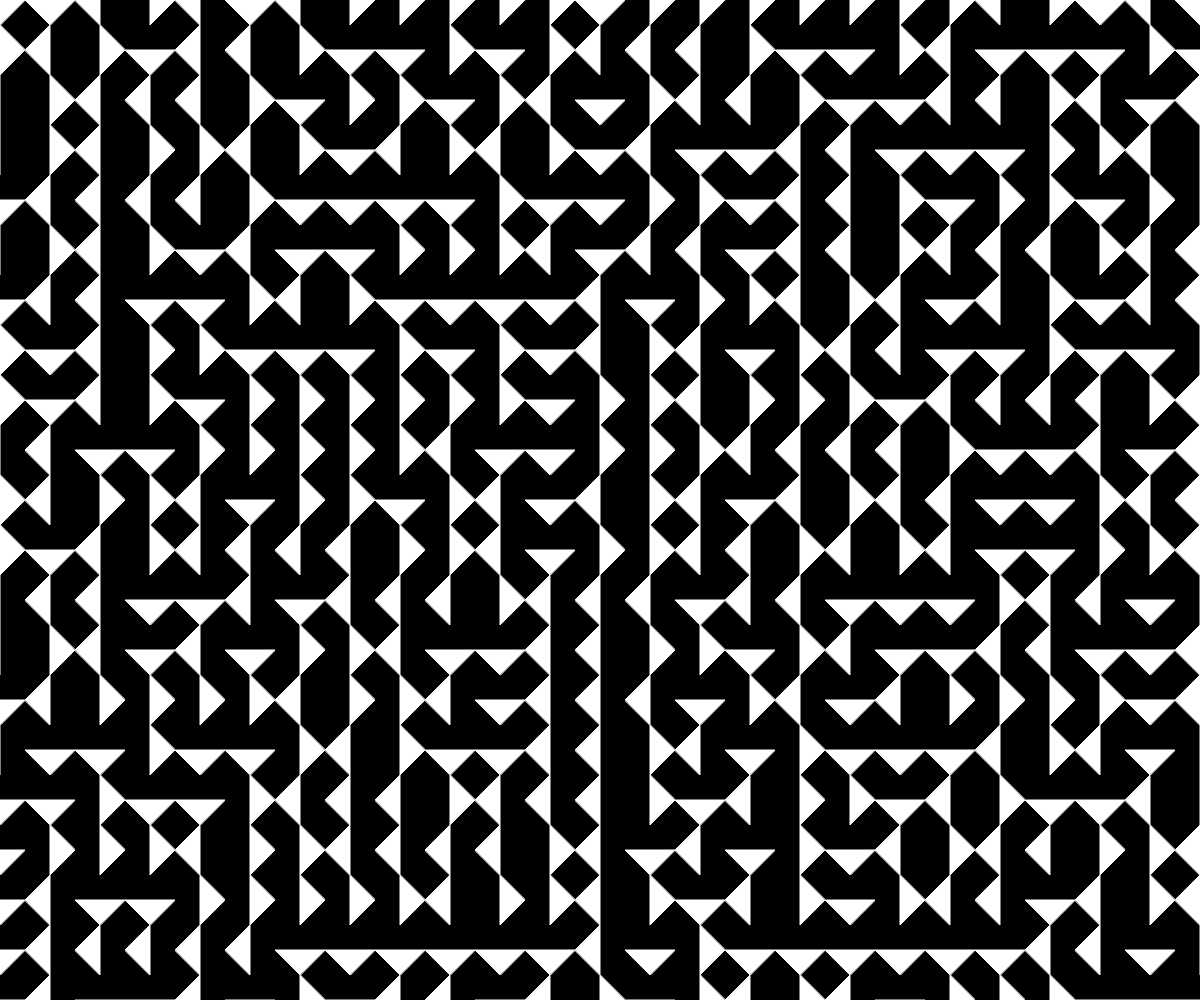
Frame 1 (no input)
Frame 60 (no input): identical to frame 1, image omitted
Frame 120 (the mouse pressed at the canvas centre since frame 60): identical to frame 1, image omitted

The p5.js sketch that drew this single still picture (run headless with seeded random() and noise() and a simulated clock; from frame 60 on, the mouse is pressed at the canvas centre):

// p5.js sketch
// ── sketch.js
var siz = 50;
var pg

var seed
function setup() {

    createCanvas(windowWidth, windowHeight);

    background(0);
    pixelDensity(1)
    seed = random(5000)

    pg = createGraphics(siz,siz)
    pg.background(0)
    pg.fill(255)
    pg.stroke(255)
    //pg.triangle(0, 0, pg.width/2, 0, 0, pg.height/2)
    pg.triangle( pg.width/2,0, pg.width, pg.height/2, 0, pg.height/2)

    imageMode(CENTER)

}


function draw() {
    randomSeed(seed)
    background(0);
    stroke(255);
    //fill(0);
    noFill();

    for (var i = 0; i <= width; i += siz) {
        for (var j = 0; j <= height; j += siz) {
            push()
            translate(i,j)
            var angle = TWO_PI * (int(random(1,4))) / 4
            rotate(angle)
            image(pg,0,0,siz,siz)

            pop()
        }

    }
}

function mouseReleased(){
    seed = random(50000)

}

function windowResized() {

    resizeCanvas(windowWidth, windowHeight);

}
